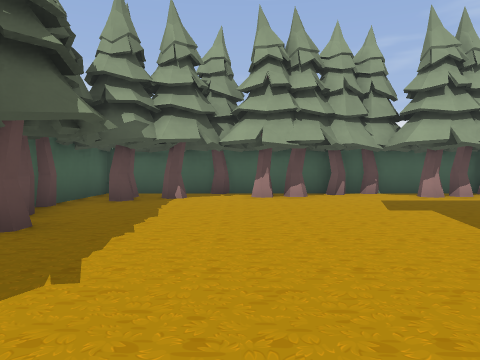
view 1 (above)

22 first-person views from a walk through a level from a Godot 3-D game. The camera is 1.4 m above the floor, tilts 2° down and sees 70° across. The floor is counted in squares, 2 m on a side. Each view is taken from the middle of a square. On the plan, view 1 faces up. The plan holds only what a view shows up to about 11 squares ahead; the rest is blank. The place goes on beyond the plan.

view 2
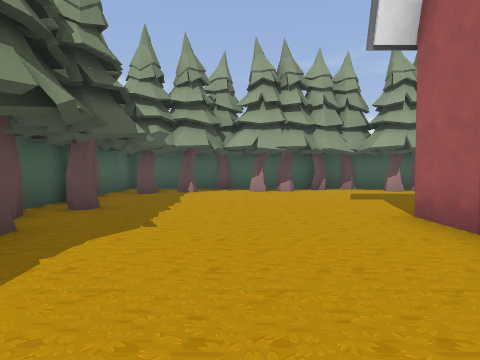

view 3
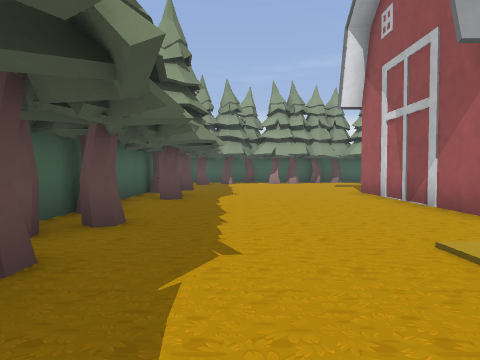

view 4
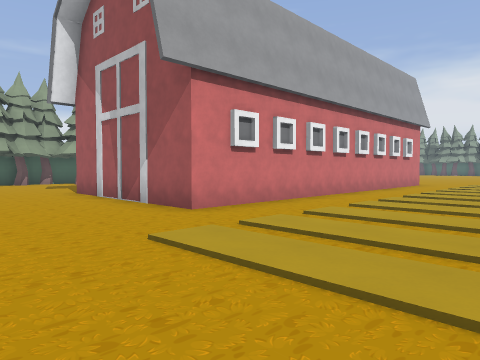

view 5
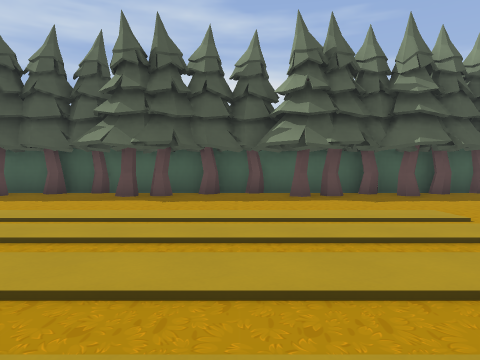

view 6
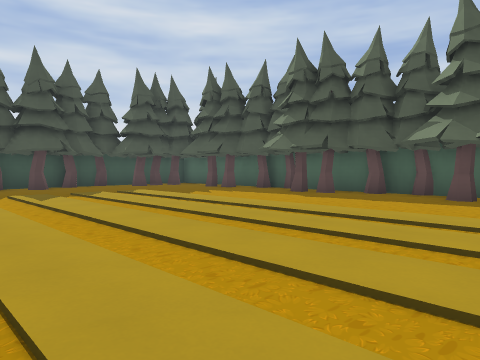

view 7
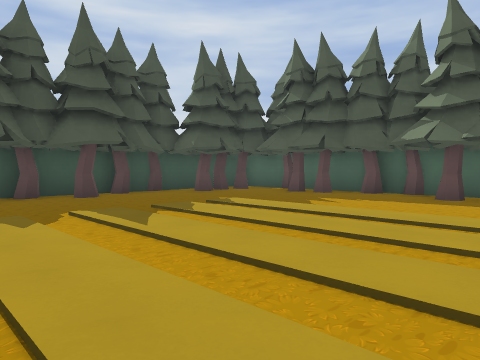

view 8
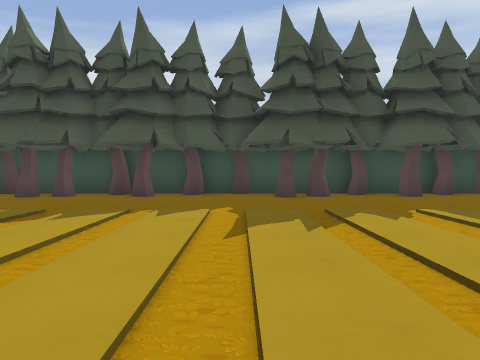

view 9
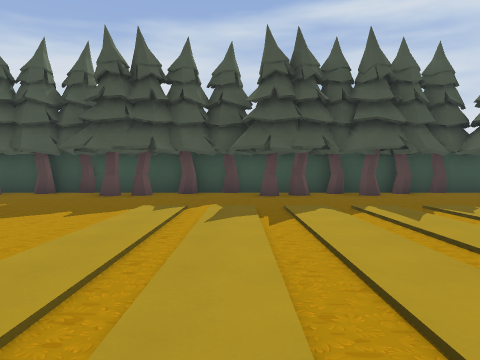

view 10
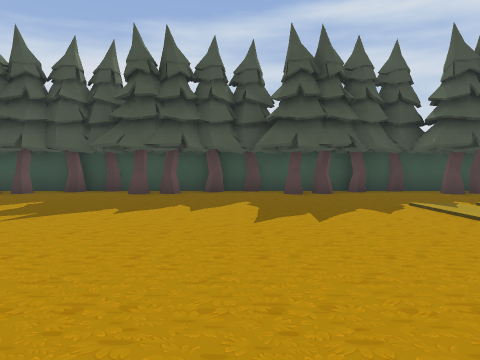

view 11
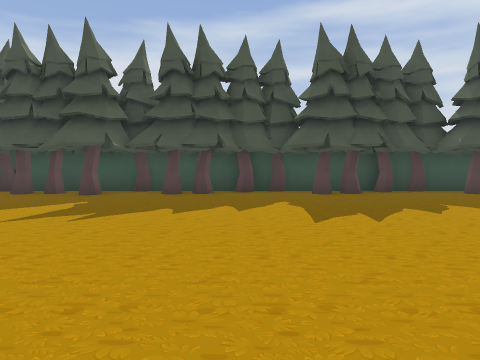

view 12
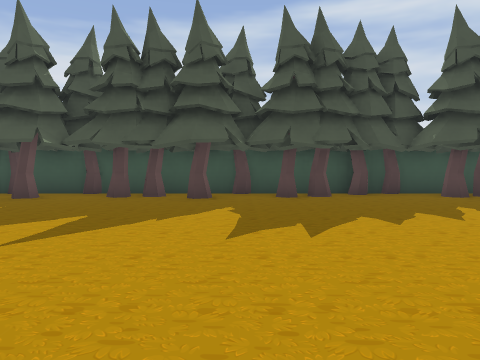

view 13
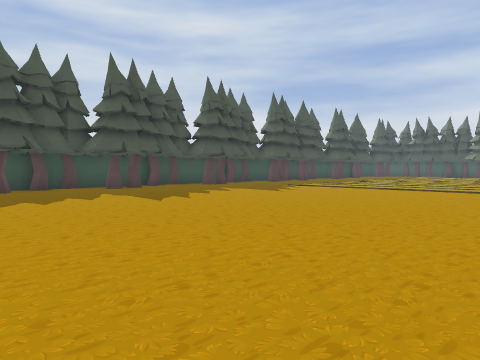

view 14
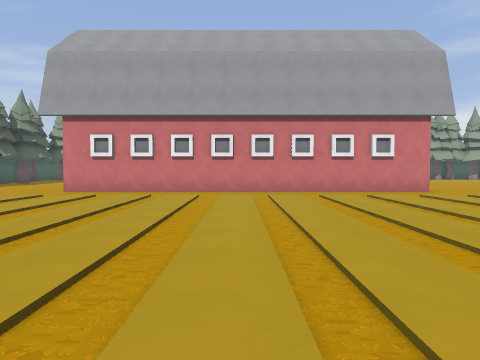

view 15
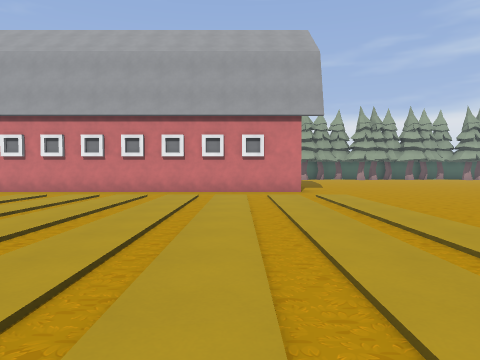

view 16
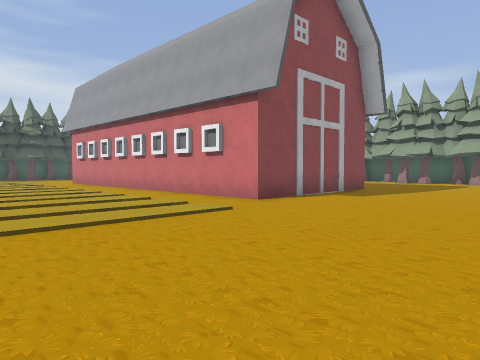

view 17
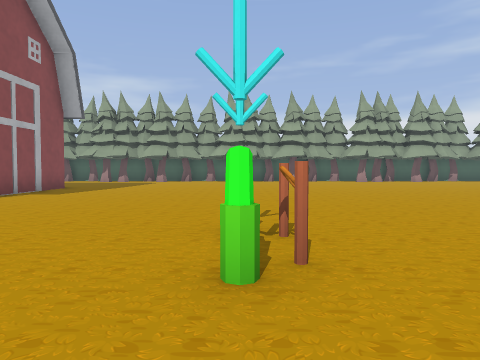

view 18
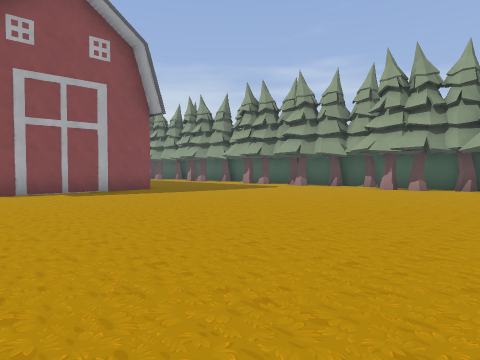

view 19
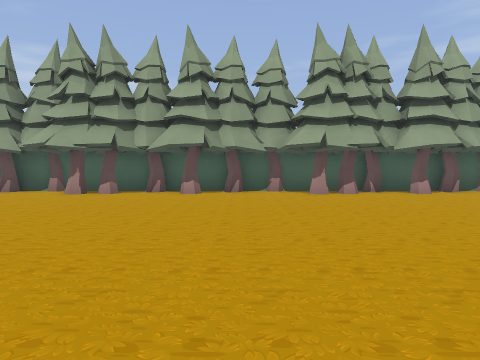

view 20
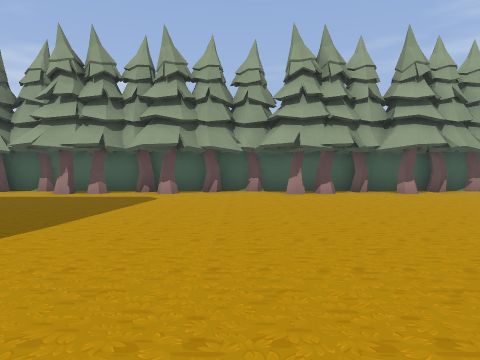

view 21
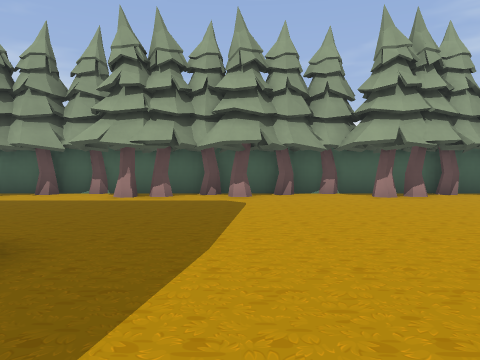

view 22
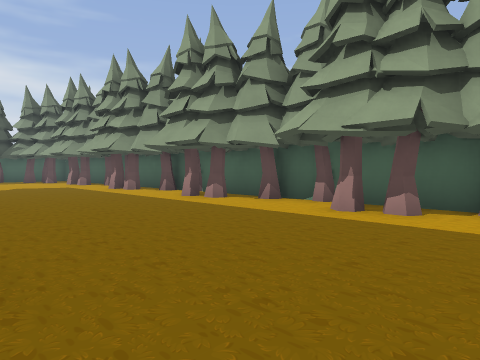

### Floor plan
Points are (right, up) in squares from view 1. A wall is a line through its corners. A room is listed if a view was taken in it or the views show most of it. See-through windows are left out.
Room 1 (views 1, 2, 3, 4, 5, 6, 7, 8, 9, 10, 11, 12, 13, 14, 15, 16, 17, 18, 19, 20, 21, 22)
walls: (13.9, 2.5) (13.9, -2.3) (2.5, -2.3) (2.5, 3); (-0.2, -21.4) (30.5, -21.4); (29.4, 9.4) (-3.6, 9.4) (-3.6, -17.8)
objects: other object (-4, -19); tree (-4, -15); tree (-4, -11); tree (-4, -7); tree (-4, 0); tree (-4, 6); tree (-3, -18) to (-2, -18); tree (-3, -17); tree (-3, -16); tree (-3, -14); tree (-3, -13); tree (-3, -12); tree (-3, -10); tree (-3, -9); tree (-3, -8); tree (-3, -5); tree (-3, -3); tree (-3, -1); tree (-3, 1); tree (-3, 2); tree (-3, 3); tree (-3, 4); tree (-3, 5); tree (-3, 8); tree (-2, -20); tree (-1, -20); tree (-1, 8); tree (-1, 9) to (0, 9); tree (0, -21); tree (1, 8); tree (2, -21); tree (3, -21); tree (3, 9); tree (4, -21); tree (4, 9); tree (5, -20); tree (5, 8); tree (6, -20); tree (7, -21); tree (7, 9); tree (8, -21); tree (8, 9); tree (9, -20); tree (9, 8); tree (10, -21); tree (10, 8); tree (11, -20); tree (11, 9); tree (12, -20); tree (12, 9); tree (13, -21); tree (13, 8); tree (14, 8) to (14, 9); tree (15, -21); tree (15, 9); tree (16, -20); tree (16, 8); tree (17, 9); tree (18, -21); tree (18, 9); tree (19, -21); tree (20, -20); other object (20, -7); tree (20, 8); tree (20, 9); tree (21, -20); tree (22, -21); tree (22, 9); tree (23, -21); tree (23, 8); tree (24, -20); tree (24, 9); tree (25, -20); tree (25, 9); tree (26, -21); tree (26, 8); tree (27, -20); tree (27, 8); tree (28, -20); tree (28, 9); tree (29, -20); tree (29, 8); tree (30, -21); tree (30, 9)

Positions as (right, up) in squares from view 1, and headings:
1: (0, 0), facing up
2: (0, -2), facing up
3: (-1, -7), facing up
4: (-1, -7), facing up-right
5: (6, -7), facing left
6: (6, -8), facing down-left
7: (6, -12), facing down-left
8: (7, -12), facing down
9: (13, -11), facing down
10: (18, -11), facing down
11: (23, -11), facing down
12: (26, -12), facing down
13: (26, -9), facing down-left
14: (8, -13), facing up
15: (12, -13), facing up
16: (19, -8), facing up-left
17: (20, -9), facing up
18: (24, -3), facing up-left
19: (24, -1), facing up
20: (18, -1), facing up
21: (16, 0), facing up
22: (16, 3), facing up-left
